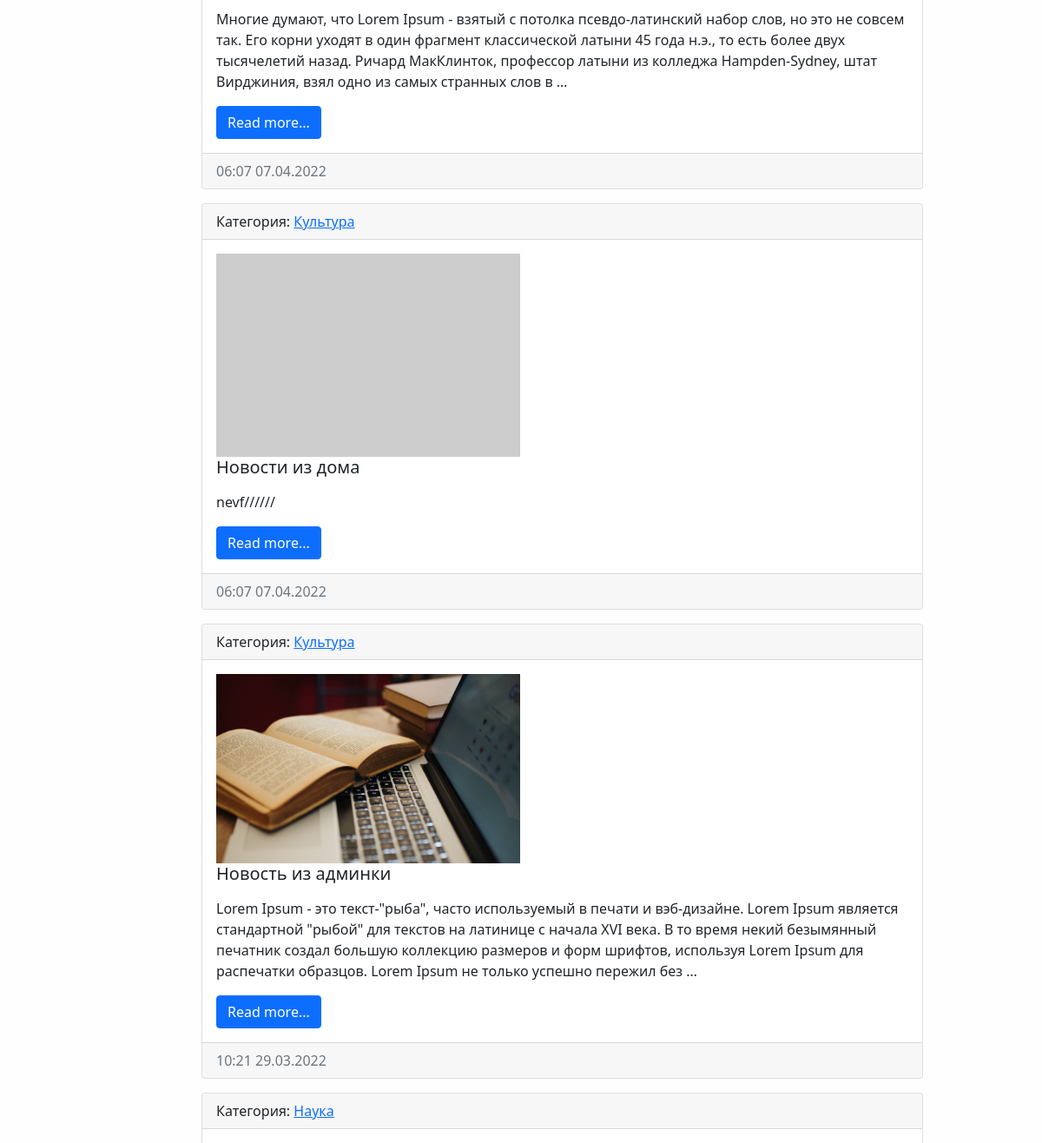
Before: / (middle part) with the older database file.
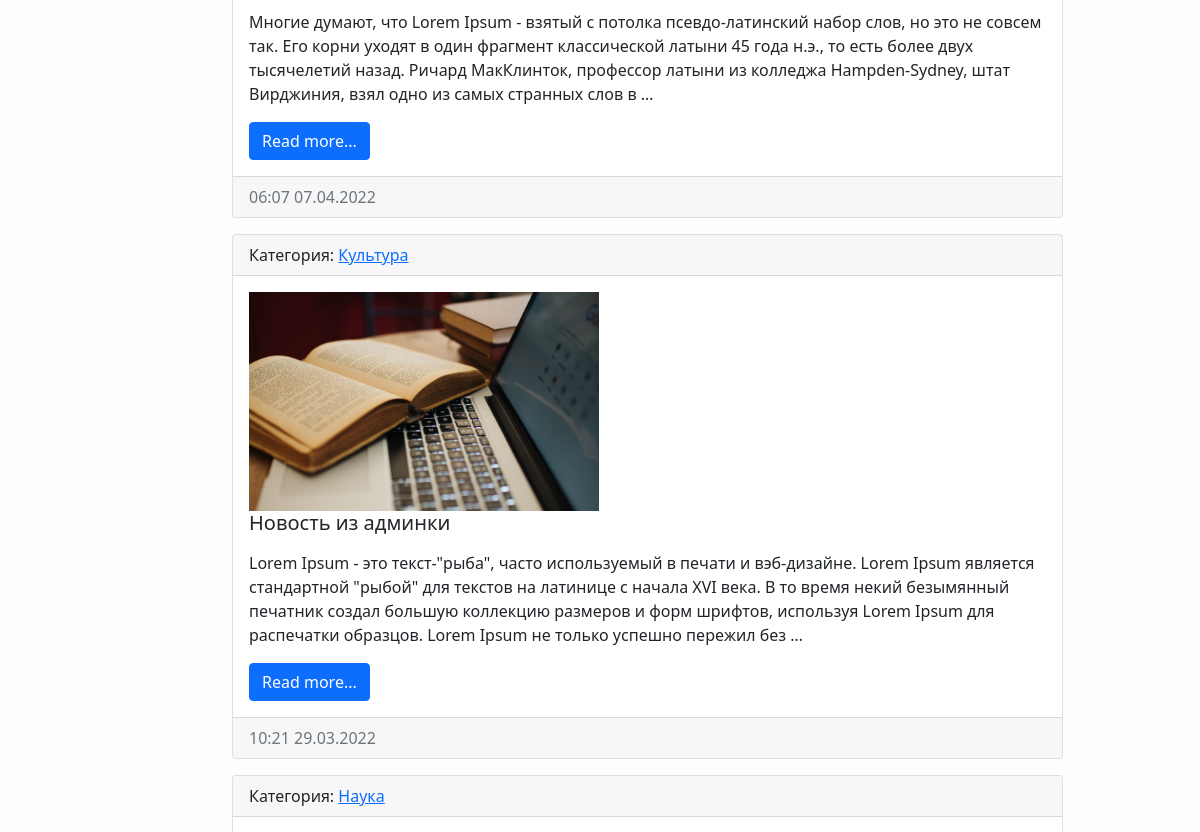
After: the same page with the newer database file.
### news/models.py (models this page shows, shortened)
class News(models.Model):
    title = models.CharField(max_length=150, verbose_name='Наименование')
    content = models.TextField(blank=True, verbose_name='Контент')  # 'blank=True' tuldirilishi shart bulmagan qator
    created_at = models.DateTimeField(auto_now_add=True,
                                      verbose_name='Дата публикации')  # ma'lumot bazaga yozilgan paytdagi vaqtni kiritadi
    updated_at = models.DateTimeField(auto_now=True,
                                      verbose_name='Обновлено')  # ma'lumot xar safar uzgartirilgandagi vaqtni yozadi
    photo = models.ImageField(upload_to='photos/%Y/%m/%d/', verbose_name='Фото', blank=True)
    is_published = models.BooleanField(default=True, verbose_name='Опубликовано')
    category = models.ForeignKey('Category', on_delete=models.PROTECT,  verbose_name='Категория')
    def get_absolute_url(self):
        return reverse('view_news', kwargs={'news_id': self.pk})
    class Meta:
        verbose_name = 'Новость'
        verbose_name_plural = 'Новости'
        ordering = ['-created_at']

class Category(models.Model):
    title = models.CharField(max_length=150, db_index=True, verbose_name='Наименование категории')
    def get_absolute_url(self):
        return reverse('category', kwargs={'category_id': self.pk})
    def __str__(self):
        return self.title
    class Meta:
        verbose_name = 'Категория'
        verbose_name_plural = 'Категории'
        ordering = ['title']

### news/views.py (the view)
# urls.py: path('', HomeNews.as_view(), name='home'),
class HomeNews(ListView):
    model = News
    template_name = 'news/home_news_list.html'
    context_object_name = 'news'
    def get_context_data(self, *, object_list=None, **kwargs):
        context = super(HomeNews, self).get_context_data(**kwargs)
        context['title'] = 'Главная страница'
        return context
    def get_queryset(self):
        return News.objects.filter(is_published=True)

### news/templatetags/news_tags.py (called while the page is built)
@register.inclusion_tag('news/list_categories.html')
def show_categories():
    categories = Category.objects.all()
    return {'categories': categories}

### news/templates/news/home_news_list.html (shortened to what this page needs)
{% extends 'base.html' %}
{% block content %}
{% for item in news %}
<div class="card mb-3">
    <div class="card-header">
        Категория: <a href="{{ item.category.get_absolute_url }}" class="href"> {{ item.category }} </a>
    </div>
    <div class="card-body">
        <div class="media">
            {% if item.photo %}
            <img src="{{ item.photo.url }}" alt="" width="350" class="mr-3">
            {% else %}
            <img src="https://i.picsum.photos/id/1/5616/3744.jpg?hmac=kKHwwU8s46oNettHKwJ24qOlIAsWN9d2TtsXDoCWWsQ"
                 alt="" width="350" class="mr-3">
            {% endif %}
            <div class="media-body">
                <h5 class="card-title">{{ item.title }}</h5>
                <p class="card-text">{{ item.content|linebreaks|truncatewords:50 }}</p>
                <a href="{{ item.get_absolute_url }}" class="btn btn-primary">Read more...</a>
            </div>
        </div>
    </div>
    <div class="card-footer text-muted">
        {{ item.created_at|date:"H:i d.m.Y" }}
    </div>
</div>
{% endfor %}
{% endblock %}

Changed rows visible on the page:
removed News: category "Культура", title "Новости из дома", content "nevf//////", created_at "06:07 07.04.2022"
